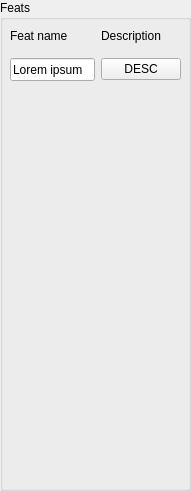
   <widget class="QGroupBox" name="FeatsBox">
    <property name="geometry">
     <rect>
      <x>630</x>
      <y>700</y>
      <width>191</width>
      <height>491</height>
     </rect>
    </property>
    <property name="title">
     <string>Feats</string>
    </property>
    <widget class="QWidget" name="gridLayoutWidget_6">
     <property name="geometry">
      <rect>
       <x>10</x>
       <y>20</y>
       <width>171</width>
       <height>61</height>
      </rect>
     </property>
     <layout class="QGridLayout" name="FeatsLayout">
      <item row="1" column="0">
       <widget class="QLineEdit" name="feat_1_name">
        <property name="minimumSize">
         <size>
          <width>0</width>
          <height>23</height>
         </size>
        </property>
        <property name="text">
         <string>Lorem ipsum</string>
        </property>
       </widget>
      </item>
      <item row="0" column="1">
       <widget class="QLabel" name="feat_description_label">
        <property name="text">
         <string>Description</string>
        </property>
       </widget>
      </item>
      <item row="1" column="1">
       <widget class="QPushButton" name="feat_1_description_button">
        <property name="text">
         <string>DESC</string>
        </property>
       </widget>
      </item>
      <item row="0" column="0">
       <widget class="QLabel" name="feat_name_label">
        <property name="text">
         <string>Feat name</string>
        </property>
       </widget>
      </item>
     </layout>
    </widget>
   </widget>
